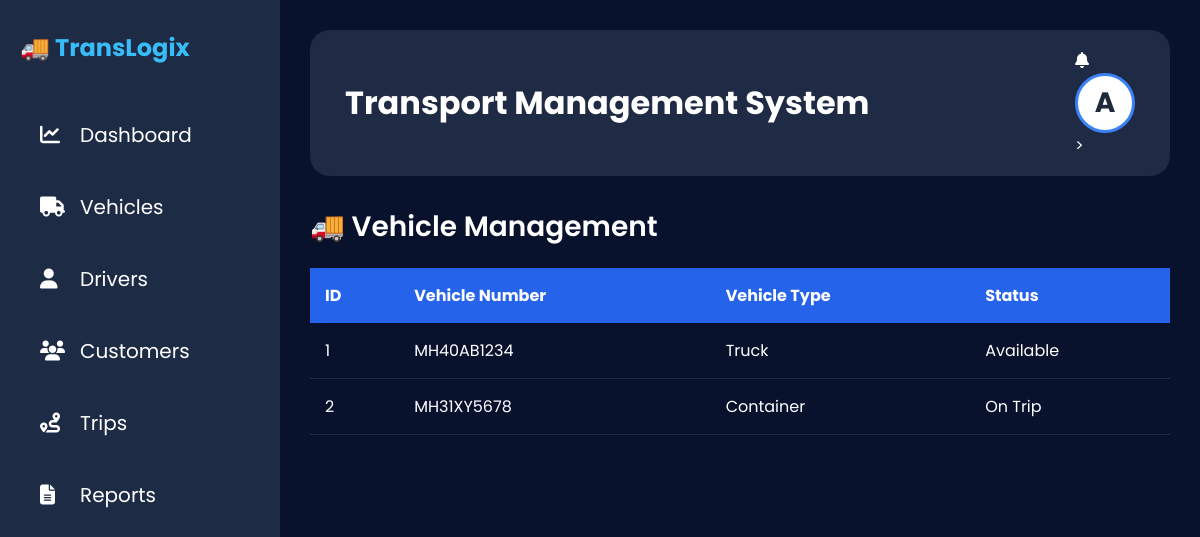
Before: /vehicles with the older database file.
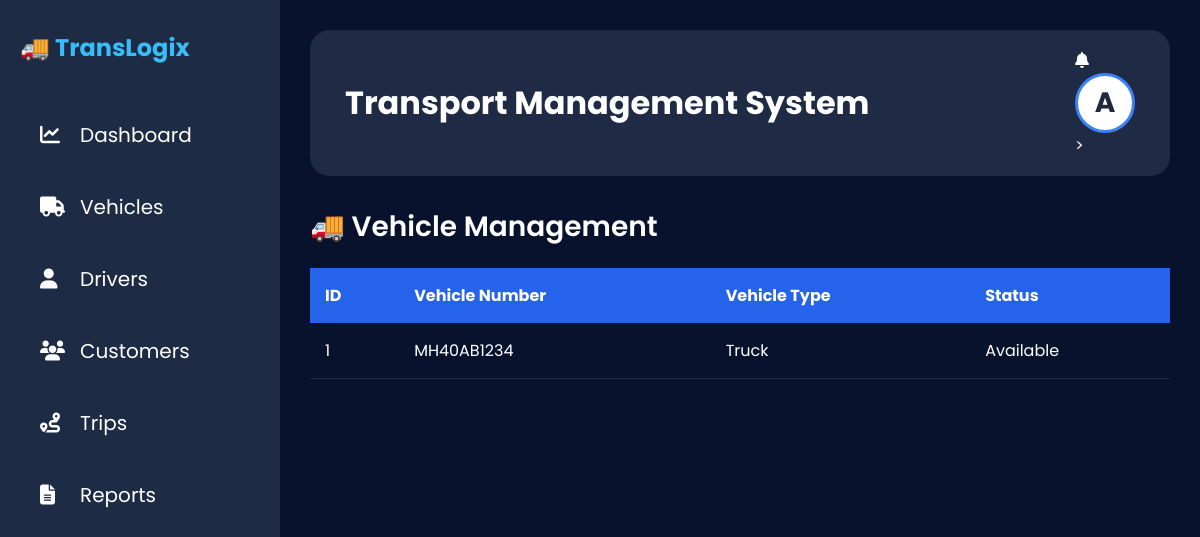
After: the same page with the newer database file.
### app.py (models this page shows)
class Vehicle(db.Model):
    id = db.Column(db.Integer, primary_key=True)
    vehicle_no = db.Column(db.String(50), nullable=False)
    vehicle_type = db.Column(db.String(50))
    status = db.Column(db.String(50))

### app.py (the view)
@app.route("/vehicles")
def vehicles():
    return render_template(
        "vehicles.html",
        vehicles=Vehicle.query.all()
    )

### app.py (called while the page is built)
@app.context_processor
def inject_user():
    user = None
    if session.get("user_id"):
        user = User.query.get(session["user_id"])
    return dict(current_user=user)

### templates/vehicles.html
{% extends "base.html" %}
{% block content %}
<h2 class="page-title">
    🚚 Vehicle Management
</h2>
<table class="table">
    <thead>
        <tr>
            <th>ID</th>
            <th>Vehicle Number</th>
            <th>Vehicle Type</th>
            <th>Status</th>
        </tr>
    </thead>
    <tbody>
        {% for v in vehicles %}
        <tr>
            <td>{{ v.id }}</td>
            <td>{{ v.vehicle_no }}</td>
            <td>{{ v.vehicle_type }}</td>
            <td>{{ v.status }}</td>
        </tr>
        {% endfor %}
    </tbody>
</table>
{% endblock %}

### templates/base.html (shortened to what this page needs)
<!DOCTYPE html>
<html lang="en">
<head>
    <link rel="stylesheet"
          href="{{ url_for('static', filename='css/style.css') }}">
    <link rel="stylesheet"
          href="https://cdnjs.cloudflare.com/ajax/libs/font-awesome/6.5.1/css/all.min.css">
</head>
<body>
    <aside class="sidebar">
        <div class="logo">
            🚚 <span>TransLogix</span>
        </div>
        <ul class="sidebar-menu">
            <li>
                <a href="{{ url_for('dashboard') }}">
                    <i class="fas fa-chart-line"></i>
                    <span>Dashboard</span>
                </a>
            </li>
            <li>
                <a href="{{ url_for('vehicles') }}">
                    <i class="fas fa-truck"></i>
                    <span>Vehicles</span>
                </a>
            </li>
            <li>
                <a href="{{ url_for('drivers') }}">
                    <i class="fas fa-user"></i>
                    <span>Drivers</span>
                </a>
            </li>
            <li>
                <a href="{{ url_for('customers') }}">
                    <i class="fas fa-users"></i>
                    <span>Customers</span>
                </a>
            </li>
            <li>
                <a href="{{ url_for('trips') }}">
                    <i class="fas fa-route"></i>
                    <span>Trips</span>
                </a>
            </li>
            <li>
                <a href="{{ url_for('reports') }}">
                    <i class="fas fa-file-alt"></i>
                    <span>Reports</span>
                </a>
            </li>
        </ul>
    </aside>
    <main class="main-content">
        <div class="navbar">
            <div class="nav-title">
                <h1>Transport Management System</h1>
            </div>
            <div class="nav-right">
                <div class="notification">
                    <i class="fas fa-bell"></i>
                </div>
                <div class="profile-menu">
                  <div class="profile-pic profile-avatar" onclick="toggleMenu()">
{% if current_user and current_user.full_name %}
    {{ current_user.full_name[0].upper() }}
{% elif current_user %}
    {{ current_user.username[0].upper() }}
{% else %}
    A
{% endif %}
</div>
</div>
                    >
                </div>
            </div>
        {% block content %}
        {% endblock %}
    </main>
</body>
</html>

### static/css/style.css (style rules this page uses)
* { margin:0; padding:0; box-sizing:border-box; font-family:'Poppins',sans-serif; }
body { background:#08122d; color:white; display:flex; min-height:100vh; }
.sidebar { width:280px; background:#1e2b45; min-height:100vh; padding:30px 20px; position:fixed; left:0; top:0; }
.logo { font-size:24px; font-weight:700; color:#38bdf8; margin-bottom:40px; }
.sidebar ul { list-style:none; }
.sidebar ul li { margin-bottom:12px; }
.sidebar ul li a { text-decoration:none; color:white; display:flex; align-items:center; gap:15px; padding:15px 20px; border-radius:15px; transition:.3s; font-size:20px; }
.sidebar ul li a i { width:25px; }
.main-content { margin-left:280px; width:calc(100% - 280px); padding:30px; }
.navbar { background:#1f2a44; border-radius:20px; padding:18px 35px; display:flex; justify-content:space-between; align-items:center; margin-bottom:30px; }
.navbar h1 { font-size:32px; font-weight:700; }
.profile-menu { position:relative; }
.profile-pic { width:60px; height:60px; border-radius:50%; cursor:pointer; border:3px solid #3b82f6; object-fit:cover; }
table { width:100%; border-collapse:collapse; }
table th { background:#2563eb; color:white; padding:15px; text-align:left; }
table td { padding:15px; border-bottom:1px solid rgba(255,255,255,.1); }
.page-title { font-size:28px; margin-bottom:20px; font-weight:600; }
.profile-avatar { width:60px; height:60px; border-radius:50%; background:#ffffff; color:#1e293b; display:flex; justify-content:center; align-items:center; font-size:28px; font-weight:700; cursor:pointer; border:3px solid #3b82f6; }

Changed rows visible on the page:
removed Vehicle: id "2", vehicle_no "MH31XY5678", vehicle_type "Container", status "On Trip"
